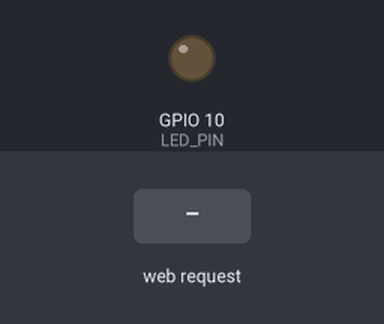
Bench run of a program on a simulated ESP32-S3. On the bench: output pins drawn as LEDs (lit = HIGH). Inputs (shaded band) come from the test bench. WiFi joins after 1.5 s; servers stay silent unless stated; the local clock reads 2024-03-15 10:24:30 at power-on unless the program sets it; what the program prints to the serial monitor is not drawn.

Above: at 3.7 s.
3.8 s: HTTP request GET /led/on received
At 4.3 s:
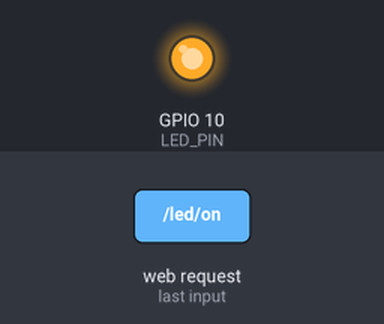
5.3 s: HTTP request GET /led/off received
At 6.4 s:
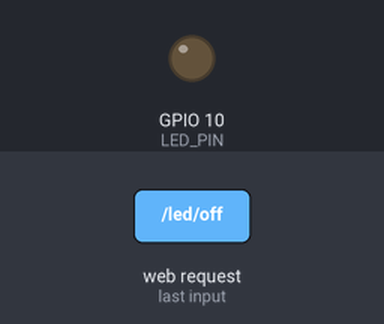
Timing chart, 0 to 8.3 s (numbered marks = the images above; inputs shaded):
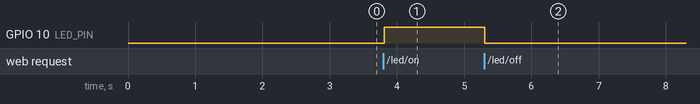

Measured:
- after the input at 3.8 s, GPIO 10 (LED_PIN): LOW → HIGH at once
- after the input at 5.3 s, GPIO 10 (LED_PIN): HIGH → LOW at once

The program:

main.cpp
```cpp
#include <Arduino.h>
#include <WiFi.h>
#include <WebServer.h>
#include <time.h>

// ==================== WiFi 配置 ====================
const char* WIFI_SSID = "zyq";
const char* WIFI_PASSWORD = "123123123";

// ==================== NTP 配置 ====================
const char* NTP_SERVER = "pool.ntp.org";
const long  GMT_OFFSET_SEC = 8 * 3600;    // 东八区
const int   DAYLIGHT_OFFSET_SEC = 0;

// ==================== Web 服务器 ====================
WebServer server(80);

// ==================== LED 引脚 ====================
#define LED_PIN 10  // ESP32-S3 开发板上的 LED

// ==================== 网页 HTML ====================
String getHtmlPage() {
  // 获取当前时间
  time_t now;
  time(&now);
  struct tm* timeinfo = localtime(&now);
  char timeStr[64];
  strftime(timeStr, sizeof(timeStr), "%Y-%m-%d %H:%M:%S", timeinfo);

  // 获取运行时间
  unsigned long uptimeSec = millis() / 1000;
  int hours = uptimeSec / 3600;
  int minutes = (uptimeSec % 3600) / 60;
  int seconds = uptimeSec % 60;

  // 获取 WiFi 信号强度
  int rssi = WiFi.RSSI();

  String html = "<!DOCTYPE html>"
  "<html>"
  "<head>"
  "<meta charset='UTF-8'>"
  "<meta name='viewport' content='width=device-width, initial-scale=1.0'>"
  "<title>ESP32-S3 网络示例</title>"
  "<style>"
  "body { font-family: Arial; margin: 20px; background: #f0f0f0; }"
  "h1 { color: #333; }"
  ".card { background: white; padding: 20px; margin: 10px 0; border-radius: 10px; box-shadow: 0 2px 5px rgba(0,0,0,0.1); }"
  ".info { font-size: 18px; margin: 10px 0; }"
  ".label { color: #666; font-weight: bold; }"
  ".value { color: #2196F3; }"
  ".btn { padding: 10px 20px; margin: 5px; border: none; border-radius: 5px; cursor: pointer; font-size: 16px; }"
  ".btn-on { background: #4CAF50; color: white; }"
  ".btn-off { background: #f44336; color: white; }"
  ".btn:hover { opacity: 0.8; }"
  "</style>"
  "</head>"
  "<body>"
  "<h1>ESP32-S3 网络服务器</h1>"

  "<div class='card'>"
  "<h2>系统信息</h2>"
  "<div class='info'><span class='label'>当前时间:</span> <span class='value'>" + String(timeStr) + "</span></div>"
  "<div class='info'><span class='label'>运行时间:</span> <span class='value'>" + String(hours) + "h " + String(minutes) + "m " + String(seconds) + "s</span></div>"
  "<div class='info'><span class='label'>芯片型号:</span> <span class='value'>" + String(ESP.getChipModel()) + "</span></div>"
  "<div class='info'><span class='label'>芯片ID:</span> <span class='value'>" + String(ESP.getChipCores()) + " 核心</span></div>"
  "<div class='info'><span class='label'>Flash大小:</span> <span class='value'>" + String(ESP.getFlashChipSize() / (1024 * 1024)) + " MB</span></div>"
  "</div>"

  "<div class='card'>"
  "<h2>WiFi 信息</h2>"
  "<div class='info'><span class='label'>IP地址:</span> <span class='value'>" + WiFi.localIP().toString() + "</span></div>"
  "<div class='info'><span class='label'>网关:</span> <span class='value'>" + WiFi.gatewayIP().toString() + "</span></div>"
  "<div class='info'><span class='label'>信号强度:</span> <span class='value'>" + String(rssi) + " dBm (" + String(WiFi.RSSI()) + ")</span></div>"
  "<div class='info'><span class='label'>SSID:</span> <span class='value'>" + String(WiFi.SSID()) + "</span></div>"
  "</div>"

  "<div class='card'>"
  "<h2>LED 控制</h2>"
  "<p>当前状态: <span id='ledStatus' class='value'>--</span></p>"
  "<button class='btn btn-on' onclick=\"fetch('/led/on')\">打开 LED</button>"
  "<button class='btn btn-off' onclick=\"fetch('/led/off')\">关闭 LED</button>"
  "<script>"
  "function updateLed() {"
  "  fetch('/led/status').then(r=>r.text()).then(s=>document.getElementById('ledStatus').innerText=s);"
  "}"
  "setInterval(updateLed, 1000);"
  "updateLed();"
  "</script>"
  "</div>"

  "<div class='card'>"
  "<h2>功能测试</h2>"
  "<button class='btn btn-on' onclick=\"fetch('/reboot').then(()=>alert('重启中...')\")\">重启设备</button>"
  "<button class='btn btn-on' onclick=\"fetch('/info/json').then(r=>r.json()).then(d=>console.log(d))\">获取JSON信息</button>"
  "</div>"

  "</body>"
  "</html>";

  return html;
}

// ==================== LED 状态变量 ====================
bool ledState = false;

// ==================== Web 服务器路由 ====================
void handleRoot() {
  server.send(200, "text/html; charset=utf-8", getHtmlPage());
}

void handleLedOn() {
  ledState = true;
  digitalWrite(LED_PIN, HIGH);
  server.send(200, "text/plain", "LED ON");
  Serial.println("LED 已打开");
}

void handleLedOff() {
  ledState = false;
  digitalWrite(LED_PIN, LOW);
  server.send(200, "text/plain", "LED OFF");
  Serial.println("LED 已关闭");
}

void handleLedStatus() {
  server.send(200, "text/plain", ledState ? "ON" : "OFF");
}

void handleJsonInfo() {
  time_t now;
  time(&now);
  struct tm* timeinfo = localtime(&now);
  char timeStr[64];
  strftime(timeStr, sizeof(timeStr), "%Y-%m-%d %H:%M:%S", timeinfo);

  String json = "{";
  json += "\"time\":\"" + String(timeStr) + "\",";
  json += "\"ip\":\"" + WiFi.localIP().toString() + "\",";
  json += "\"rssi\":" + String(WiFi.RSSI()) + ",";
  json += "\"ssid\":\"" + String(WiFi.SSID()) + "\",";
  json += "\"uptime\":" + String(millis() / 1000) + ",";
  json += "\"led\":" + String(ledState ? "true" : "false") + ",";
  json += "\"chip\":\"" + String(ESP.getChipModel()) + "\",";
  json += "\"flash\":" + String(ESP.getFlashChipSize());
  json += "}";

  server.send(200, "application/json", json);
}

void handleNotFound() {
  server.send(404, "text/plain", "404 Not Found");
}

// ==================== WiFi 连接 ====================
void connectWiFi() {
  Serial.println();
  Serial.println("========== WiFi 连接开始 ==========");
  Serial.printf("正在连接 WiFi: %s\n", WIFI_SSID);

  WiFi.mode(WIFI_STA);
  WiFi.begin(WIFI_SSID, WIFI_PASSWORD);

  // 等待连接，最多 30 秒
  int attempts = 0;
  while (WiFi.status() != WL_CONNECTED && attempts < 30) {
    delay(500);
    Serial.print(".");
    attempts++;
  }

  if (WiFi.status() == WL_CONNECTED) {
    Serial.println();
    Serial.println("========== WiFi 连接成功! ==========");
    Serial.printf("IP地址: %s\n", WiFi.localIP().toString().c_str());
    Serial.printf("信号强度: %d dBm\n", WiFi.RSSI());
    Serial.printf("SSID: %s\n", WiFi.SSID().c_str());
    Serial.printf("网关: %s\n", WiFi.gatewayIP().toString().c_str());
  } else {
    Serial.println();
    Serial.println("WiFi 连接失败!");
  }
}

// ==================== NTP 时间同步 ====================
void setupNTP() {
  Serial.println("\n========== NTP 时间同步 ==========");
  Serial.printf("正在同步 NTP 时间 (服务器: %s)...\n", NTP_SERVER);

  configTime(GMT_OFFSET_SEC, DAYLIGHT_OFFSET_SEC, NTP_SERVER);

  // 等待时间获取
  struct tm timeinfo;
  int attempts = 0;
  while (!getLocalTime(&timeinfo) && attempts < 10) {
    Serial.print(".");
    delay(1000);
    attempts++;
  }

  if (getLocalTime(&timeinfo)) {
    Serial.println();
    Serial.println("========== NTP 时间同步成功! ==========");
    char timeStr[64];
    strftime(timeStr, sizeof(timeStr), "%Y-%m-%d %H:%M:%S", &timeinfo);
    Serial.printf("当前时间: %s\n", timeStr);
  } else {
    Serial.println("NTP 时间同步失败!");
  }
}

// ==================== 打印本地时间 ====================
void printLocalTime() {
  time_t now;
  time(&now);
  struct tm* timeinfo = localtime(&now);
  char timeStr[64];
  strftime(timeStr, sizeof(timeStr), "%Y-%m-%d %H:%M:%S", timeinfo);
  Serial.printf("[%s] ", timeStr);
}

// ==================== setup ====================
void setup() {
  Serial.begin(115200);
  delay(1000);

  Serial.println();
  Serial.println("*********************************************");
  Serial.println("     ESP32-S3 网络示例 - 学习代码");
  Serial.println("*********************************************");

  // 初始化 LED
  pinMode(LED_PIN, OUTPUT);
  digitalWrite(LED_PIN, LOW);

  // 连接 WiFi
  connectWiFi();

  // 同步 NTP 时间
  setupNTP();

  // 配置 Web 服务器路由
  server.on("/", handleRoot);
  server.on("/led/on", handleLedOn);
  server.on("/led/off", handleLedOff);
  server.on("/led/status", handleLedStatus);
  server.on("/info/json", handleJsonInfo);
  server.on("/reboot", []() {
    server.send(200, "text/plain", "Rebooting...");
    delay(1000);
    ESP.restart();
  });
  server.onNotFound(handleNotFound);

  // 启动 Web 服务器
  server.begin();
  Serial.println("\n========== Web 服务器已启动 ==========");
  printLocalTime();
  Serial.printf("在浏览器访问: http://%s\n", WiFi.localIP().toString().c_str());
  Serial.println("*********************************************");
}

// ==================== loop ====================
void loop() {
  // 处理 Web 服务器请求
  server.handleClient();

  // 每 5 秒打印一次状态
  static unsigned long lastPrint = 0;
  unsigned long now = millis();
  if (now - lastPrint > 5000) {
    lastPrint = now;

    printLocalTime();
    Serial.printf("IP: %s | RSSI: %d dBm | LED: %s | 运行: %lu s\n",
                  WiFi.localIP().toString().c_str(),
                  WiFi.RSSI(),
                  ledState ? "ON" : "OFF",
                  now / 1000);
  }

  delay(10);
}
```
